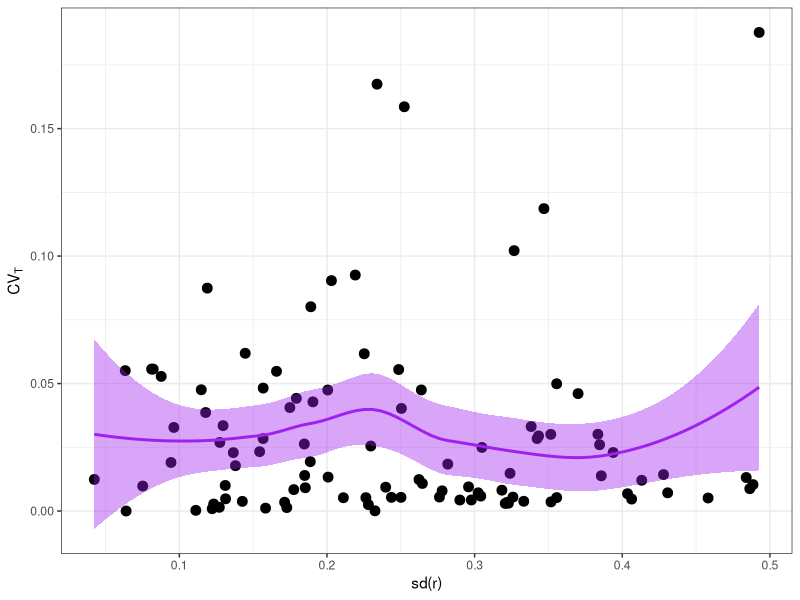

Generate this figure with R:
####
#### PLOT RESULTS FROM VARYING-r SIMULATIONS
####

library(ggplot2)

cv <- read.csv("CV_rVary.csv")
sdr <- read.csv("rSD_rVary.csv")

plotD <- as.data.frame(cbind(cv[,2], sdr[,2]))
colnames(plotD) <- c("cv", "sdr")

ggplot(plotD, aes(x=sdr, y=cv))+
  geom_point(shape=19, size=3)+
  geom_smooth(color="purple", size=1, fill="purple", method="loess")+
  theme_bw()+
  xlab("sd(r)")+
  ylab(expression(CV[T]))
